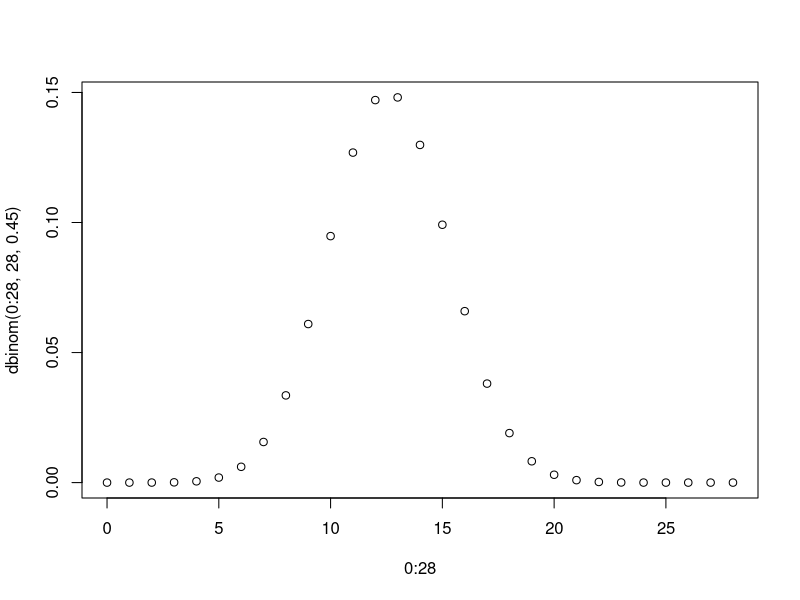

The R script that drew this image:
#tanveer bariana
#exam 2 makeup

#1
#a
pbinom(15, 28, 0.45)
#b
dbinom(10, 28, 0.45)
#c
pbinom(15, 28, 0.45, lower.tail = FALSE)
#d
plot(0:28, dbinom(0:28, 28, .45) )
#e
qbinom(.8, 28, .45)

#3
#a
correct<- NULL
for(i in 1:1000){
  sam<- sample(1:10, 3)
  correct[i]<- (sam[1]+sam[2]>sam[3])
}
sum(correct)/1000
